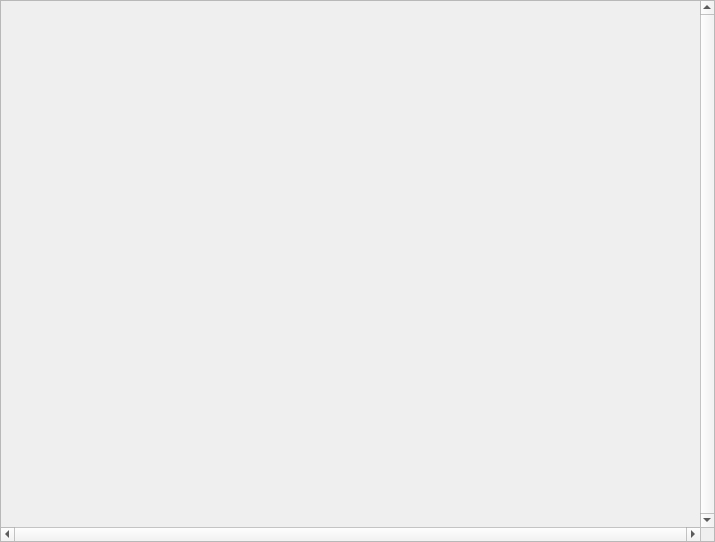
<?xml version="1.0" encoding="UTF-8"?>
<ui version="4.0">
 <class>legendsWidget</class>
 <widget class="QWidget" name="legendsWidget">
  <property name="geometry">
   <rect>
    <x>0</x>
    <y>0</y>
    <width>715</width>
    <height>542</height>
   </rect>
  </property>
  <property name="windowTitle">
   <string>Legend</string>
  </property>
  <property name="styleSheet">
   <string notr="true">QWidget{background-colorr: rgb(0, 0, 0,0);}

QLabel#settingsLabel {
	color: #4f4f4f;
	font: 25pt &quot;Segoe UI&quot; ;
}

	* {
            font: 12px &quot;Segoe UI&quot; ;
        }	</string>
  </property>
  <layout class="QGridLayout" name="gridLayout">
   <property name="leftMargin">
    <number>0</number>
   </property>
   <property name="topMargin">
    <number>0</number>
   </property>
   <property name="rightMargin">
    <number>0</number>
   </property>
   <property name="bottomMargin">
    <number>0</number>
   </property>
   <item row="0" column="0">
    <widget class="QScrollArea" name="scrolLegend">
     <property name="autoFillBackground">
      <bool>true</bool>
     </property>
     <property name="verticalScrollBarPolicy">
      <enum>Qt::ScrollBarAlwaysOn</enum>
     </property>
     <property name="horizontalScrollBarPolicy">
      <enum>Qt::ScrollBarAlwaysOn</enum>
     </property>
     <property name="widgetResizable">
      <bool>true</bool>
     </property>
     <widget class="QWidget" name="legendList">
      <property name="geometry">
       <rect>
        <x>0</x>
        <y>0</y>
        <width>696</width>
        <height>523</height>
       </rect>
      </property>
      <property name="autoFillBackground">
       <bool>true</bool>
      </property>
      <property name="styleSheet">
       <string notr="true"/>
      </property>
     </widget>
    </widget>
   </item>
  </layout>
 </widget>
 <resources>
  <include location="../resources.qrc"/>
  <include location="../resources.qrc"/>
  <include location="../resources.qrc"/>
 </resources>
 <connections/>
</ui>
